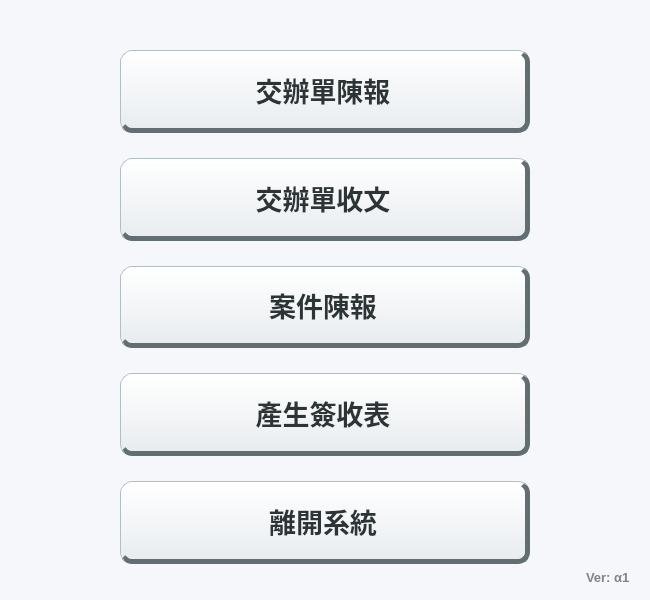
<?xml version="1.0" encoding="UTF-8"?>
<ui version="4.0">
 <class>Dialog</class>
 <widget class="QDialog" name="Dialog">
  <property name="geometry">
   <rect>
    <x>0</x>
    <y>0</y>
    <width>650</width>
    <height>600</height> <!-- 稍微調高視窗以容納更多按鈕 -->
   </rect>
  </property>
  <property name="windowTitle">
   <string>公文管理系統 - 主選單</string>
  </property>
  <property name="styleSheet">
   <string notr="true">
    QDialog {
        background-color: #f5f7fa;
    }
    QPushButton {
        font-size: 20pt;
        font-weight: bold;
        color: #2d3436;
        background-color: qlineargradient(x1:0, y1:0, x2:0, y2:1, stop:0 #ffffff, stop:1 #e8ecef);
        border: 1px solid #b2bec3;
        border-right: 5px solid #636e72;
        border-bottom: 5px solid #636e72;
        border-radius: 12px;
    }
    QPushButton:hover {
        background-color: #ffffff;
        border-color: #3399ff;
        color: #1a5fb4;
    }
    QPushButton:pressed {
        background-color: #dfe6e9;
        border-right: 1px solid #b2bec3;
        border-bottom: 1px solid #b2bec3;
        padding-top: 4px;
        padding-left: 4px;
    }
    QLabel#versionLabel {
        font-size: 10pt;
        color: rgba(45, 52, 54, 150);
        font-weight: bold;
    }
   </string>
  </property>
  <layout class="QGridLayout" name="gridLayout">
   <property name="leftMargin">
    <number>120</number>
   </property>
   <property name="topMargin">
    <number>50</number>
   </property>
   <property name="rightMargin">
    <number>20</number>
   </property>
   <property name="bottomMargin">
    <number>15</number>
   </property>
   
   <item row="0" column="0" colspan="2">
    <layout class="QVBoxLayout" name="buttonLayout">
     <property name="spacing">
      <number>25</number>
     </property>
     <property name="rightMargin">
      <number>100</number>
     </property>
     <item>
      <widget class="QPushButton" name="btn_report_assignment">
       <property name="sizePolicy">
        <sizepolicy hsizetype="Minimum" vsizetype="Expanding"><horstretch>0</horstretch><verstretch>0</verstretch></sizepolicy>
       </property>
       <property name="text"><string>交辦單陳報</string></property>
      </widget>
     </item>
     <item>
      <widget class="QPushButton" name="btn_receive_assignment">
       <property name="sizePolicy">
        <sizepolicy hsizetype="Minimum" vsizetype="Expanding"><horstretch>0</horstretch><verstretch>0</verstretch></sizepolicy>
       </property>
       <property name="text"><string>交辦單收文</string></property>
      </widget>
     </item>
     <item>
      <widget class="QPushButton" name="btn_report_case">
       <property name="sizePolicy">
        <sizepolicy hsizetype="Minimum" vsizetype="Expanding"><horstretch>0</horstretch><verstretch>0</verstretch></sizepolicy>
       </property>
       <property name="text"><string>案件陳報</string></property>
      </widget>
     </item>
     <!-- 新增按鈕：產生簽收表 -->
     <item>
      <widget class="QPushButton" name="btn_generate_receipt">
       <property name="sizePolicy">
        <sizepolicy hsizetype="Minimum" vsizetype="Expanding"><horstretch>0</horstretch><verstretch>0</verstretch></sizepolicy>
       </property>
       <property name="text"><string>產生簽收表</string></property>
      </widget>
     </item>
     <item>
      <widget class="QPushButton" name="btn_exit">
       <property name="sizePolicy">
        <sizepolicy hsizetype="Minimum" vsizetype="Expanding"><horstretch>0</horstretch><verstretch>0</verstretch></sizepolicy>
       </property>
       <property name="text"><string>離開系統</string></property>
      </widget>
     </item>
    </layout>
   </item>

   <item row="1" column="1" alignment="Qt::AlignRight|Qt::AlignBottom">
    <widget class="QLabel" name="versionLabel">
     <property name="text"><string>Ver: α1</string></property>
    </widget>
   </item>
  </layout>
 </widget>
 <connections>
  <connection>
   <sender>btn_exit</sender>
   <signal>clicked()</signal>
   <receiver>Dialog</receiver>
   <slot>close()</slot>
  </connection>
 </connections>
</ui>
